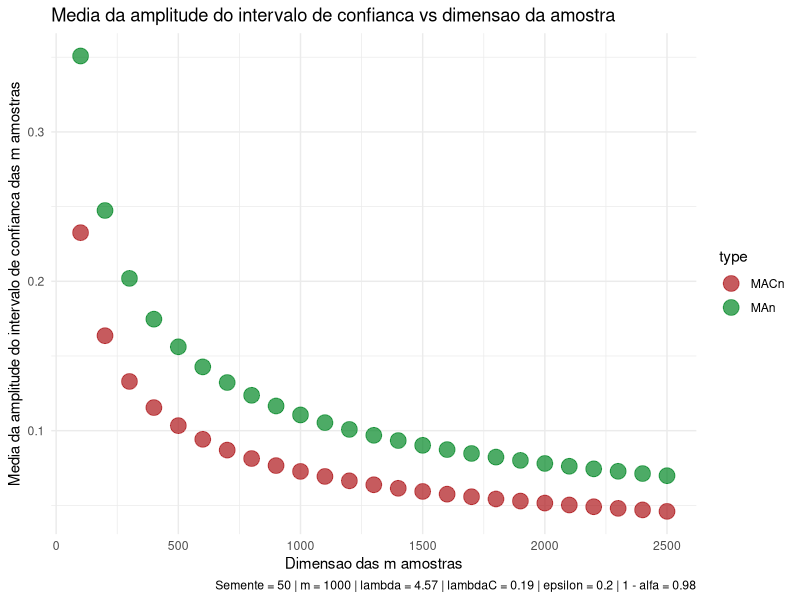

Source code (R):
library(tidyverse)
#Dados iniciais
expSeed <- 975 ; nAmostras <- 950 ; dimArray <- seq(100, 2500, by = 100)
lambOrig <- 0.85  ; lambCont <- 0.37  ; lvlConf <- 0.96 ; epsilon <- 0.4

alpha <- 1 - lvlConf
quantAlpha <- qnorm(1-alpha/2)
dfGraf <- data.frame(matrix(nrow = 2*length(dimArray),ncol = 3))
colnames(dfGraf) <- c('dim','type','medAmp')

j <- 0
for (dim in dimArray){
  j <- j + 1
  set.seed(seed = expSeed)
  amostra <- replicate(nAmostras, rexp(n = dim, rate = lambOrig))
  media <- apply(amostra,2,mean)
  limAmp <- array(dim = nAmostras)
  for (i in 1:nAmostras){
    limInf <- ((1-(quantAlpha/sqrt(dim)))/media[i])
    limSup <- ((1+(quantAlpha/sqrt(dim)))/media[i])
    limAmp[i] <- limSup - limInf
  }
  dfGraf[j,1] <- dim ; dfGraf[j,2] <- 'MAn' ; dfGraf[j,3] <- mean(limAmp)
}

for (dim in dimArray){
  j <- j + 1
  set.seed(seed = expSeed)
  amostra <- replicate(nAmostras, rexp(n = dim, rate = lambOrig))
  outliers <- replicate(nAmostras, rexp(n = dim*epsilon, rate = lambCont))
  amostra[1:nrow(outliers),1:nAmostras] <- outliers
  media <- apply(amostra,2,mean)
  limAmp <- array(dim = nAmostras)
  for (i in 1:nAmostras){
    limInf <- ((1-(quantAlpha/sqrt(dim)))/media[i])
    limSup <- ((1+(quantAlpha/sqrt(dim)))/media[i])
    limAmp[i] <- limSup - limInf
  }
  dfGraf[j,1] <- dim ; dfGraf[j,2] <- 'MACn' ; dfGraf[j,3] <- mean(limAmp)
}

ggplot(dfGraf,aes(x = dim, y = medAmp, color = type))+
  geom_point(size = 5, alpha = 0.7)+
  scale_color_manual(values=c('#ad1519','#008724'))+
  theme_minimal()+
  labs(title = 'Media da amplitude do intervalo de confianca vs dimensao da amostra',
       caption = 'Semente = 50 | m = 1000 | lambda = 4.57 | lambdaC = 0.19 | epsilon = 0.2 | 1 - alfa = 0.98',
       x = 'Dimensao das m amostras',
       y = 'Media da amplitude do intervalo de confianca das m amostras')
